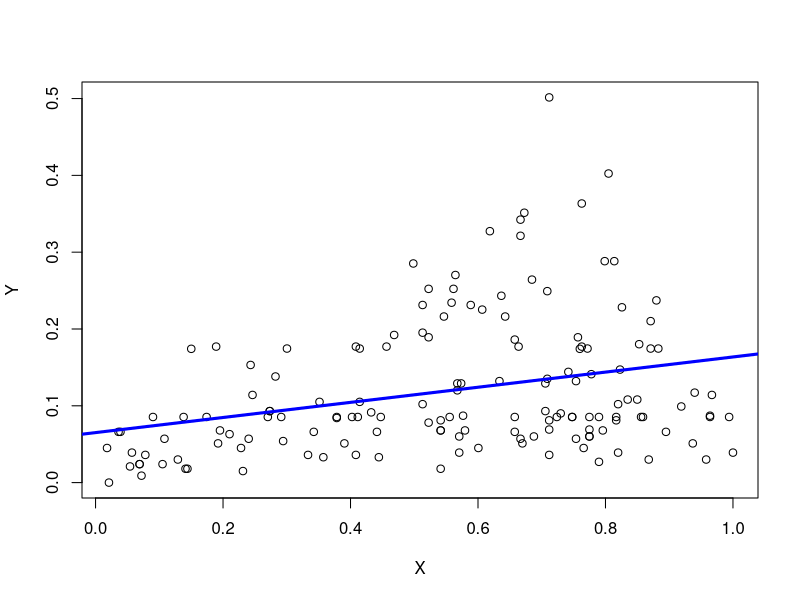
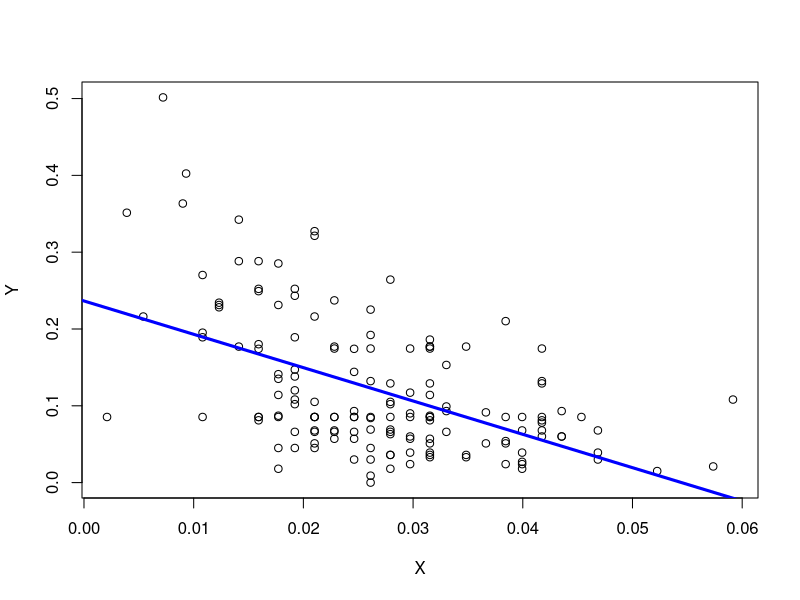

Source code (R) for these figures, in order:
#Load and View the Dataset

require("datasets")
data("airquality")
str(airquality)
head(airquality)

# Data Preprocessing

# Impute monthly mean in Ozone
for (i in 1:nrow(airquality)){
  if(is.na(airquality[i,"Ozone"])){
    airquality[i,"Ozone"]<- mean(airquality[which(airquality[,"Month"]==airquality[i,"Month"]),"Ozone"],na.rm = TRUE)
  }
  # Impute monthly mean in Solar.R
  if(is.na(airquality[i,"Solar.R"])){
    airquality[i,"Solar.R"]<- mean(airquality[which(airquality[,"Month"]==airquality[i,"Month"]),"Solar.R"],na.rm = TRUE)
  }
  
}
#Normalize the dataset so that no particular attribute has more impact on clustering algorithm than others.
normalize<- function(x){
  return((x-min(x))/(max(x)-min(x)))
}

airquality<- normalize(airquality) # replace contents of dataset with normalized values
str(airquality)

Y<- airquality[,"Ozone"] # select Target attribute
X<- airquality[,"Solar.R"] # select Predictor attribute

# Building Linear Model 
model1<- lm(Y~X)
model1 


plot(Y~X) # scatter plot between X and Y
abline(model1, col="blue", lwd=3) # add regression line to scatter plot to see relationship between X and Y

Y<- airquality[,"Ozone"] # select Target attribute
X<- airquality[,"Wind"] # select Predictor attribute

model2<- lm(Y~X)
model2

plot(Y~X) # scatter plot between X and Y
abline(model2, col="blue", lwd=3)

#Test the Models
p1<- predict(model1,data.frame("X"=10))
p1

p2<- predict(model2,data.frame("X"=5))
p2

